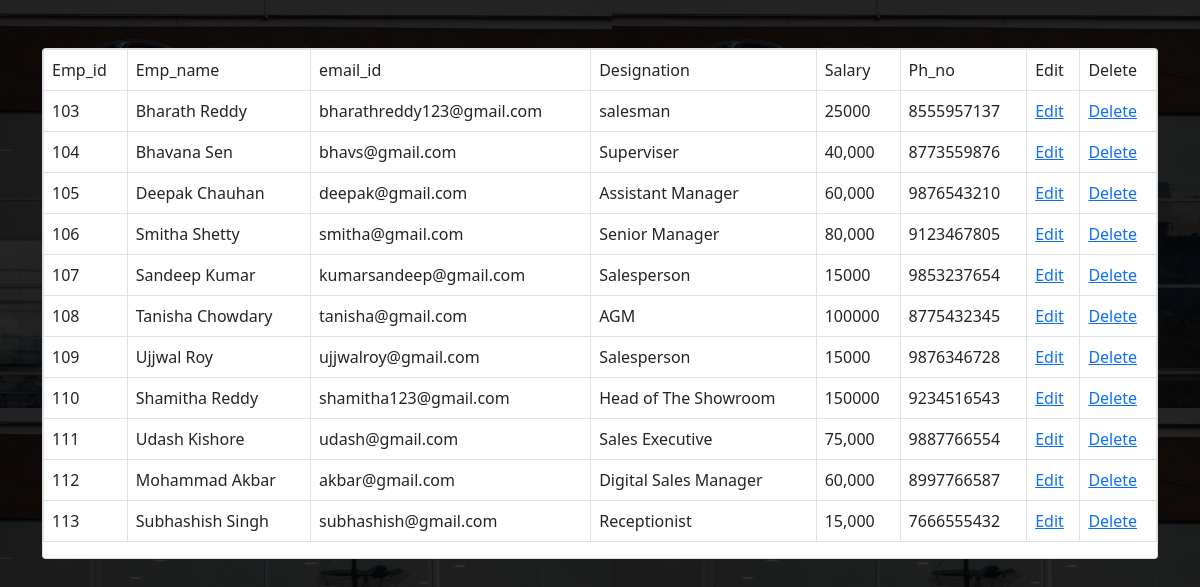
The page /view.php on the database its author committed.
### tables this page shows
CREATE TABLE `employeee` (
  `Emp_id` int(4) NOT NULL,
  `Emp_name` varchar(30) NOT NULL,
  `email_id` varchar(30) NOT NULL,
  `Designation` varchar(30) NOT NULL,
  `Salary` varchar(30) NOT NULL,
  `Ph_no` varchar(10) NOT NULL
);

### view.php (the view, shortened to what this page needs)
<?php
$conn = new mysqli('localhost','root','','automobile_showroom');
    $query = " select * from employeee ";
    $result = mysqli_query($conn,$query);
?>
<!DOCTYPE html>
<html lang="en">
<head>
    <link rel="stylesheet" a href="bootstrap.css"/>
</head>
<body class="bg-dark">
        <div class="container">
            <div class="row">
                <div class="col m-auto">
                    <div class="card mt-5">
                        <table class="table table-bordered">
                            <tr>
                                <td> Emp_id </td>
                                <td> Emp_name </td>
                                <td> email_id </td>
                                <td> Designation </td>
                                <td> Salary </td>
                                <td>Ph_no</td>
                                <td> Edit  </td>
                                <td> Delete </td>
                            </tr>
                            <?php
                                    while($row=mysqli_fetch_assoc($result))
                                    {
                                        $Emp_id = $row['Emp_id'];
                                        $Emp_name = $row['Emp_name'];
                                        $email_id = $row['email_id'];
                                        $Designation = $row['Designation'];
                                        $Salary = $row['Salary'];
                                        $Ph_no = $row['Ph_no'];
                            ?>
                                    <tr>
                                        <td><?php echo $Emp_id ?></td>
                                        <td><?php echo $Emp_name ?></td>
                                        <td><?php echo $email_id ?></td>
                                        <td><?php echo $Designation ?></td>
                                        <td><?php echo $Salary ?></td>
                                        <td><?php echo $Ph_no ?></td>
                                        <td><a href="upd.php?Emp_id=<?php echo $Emp_id ?>">Edit</a></td>
                                        <td><a href="delete.php?Del=<?php echo $Emp_id ?>">Delete</a></td>
                                    </tr>
                            <?php
                                    }
                            ?>
                        </table>
                    </div>
                </div>
            </div>
        </div>
</body>
</html>

### rows shown on the page
employeee: Emp_id "103", Emp_name "Bharath Reddy", email "bharathreddy123@gmail.com", Designation "salesman", Salary "25000", Ph_no "8555957137"
employeee: Emp_id "104", Emp_name "Bhavana Sen", email "bhavs@gmail.com", Designation "Superviser", Salary "40,000", Ph_no "8773559876"
employeee: Emp_id "105", Emp_name "Deepak Chauhan", email "deepak@gmail.com", Designation "Assistant Manager", Salary "60,000", Ph_no "9876543210"
employeee: Emp_id "106", Emp_name "Smitha Shetty", email "smitha@gmail.com", Designation "Senior Manager", Salary "80,000", Ph_no "9123467805"
employeee: Emp_id "107", Emp_name "Sandeep Kumar", email "kumarsandeep@gmail.com", Designation "Salesperson", Salary "15000", Ph_no "9853237654"
employeee: Emp_id "108", Emp_name "Tanisha Chowdary", email "tanisha@gmail.com", Designation "AGM", Salary "100000", Ph_no "8775432345"
employeee: Emp_id "109", Emp_name "Ujjwal Roy", email "ujjwalroy@gmail.com", Designation "Salesperson", Salary "15000", Ph_no "9876346728"
employeee: Emp_id "110", Emp_name "Shamitha Reddy", email "shamitha123@gmail.com", Designation "Head of The Showroom", Salary "150000", Ph_no "9234516543"
employeee: Emp_id "111", Emp_name "Udash Kishore", email "udash@gmail.com", Designation "Sales Executive", Salary "75,000", Ph_no "9887766554"
employeee: Emp_id "112", Emp_name "Mohammad Akbar", email "akbar@gmail.com", Designation "Digital Sales Manager", Salary "60,000", Ph_no "8997766587"
employeee: Emp_id "113", Emp_name "Subhashish Singh", email "subhashish@gmail.com", Designation "Receptionist", Salary "15,000", Ph_no "7666555432"
